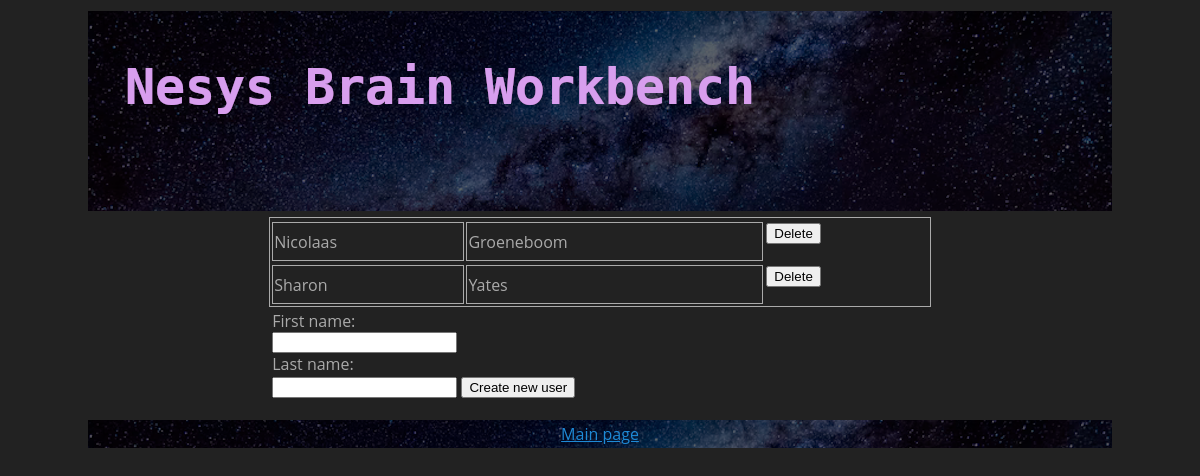
The page /users.php on the database its author committed.
### tables this page shows
CREATE TABLE `user` (
  `id` int NOT NULL AUTO_INCREMENT,
  `lastname` varchar(60) NOT NULL,
  `firstname` varchar(60) DEFAULT NULL,
  PRIMARY KEY (`id`)
);

### www/users.php (the view, shortened to what this page needs)
<?php
include "inc/header.php";
?>
<table class="central">
  <tr><td>
<table class="wb">
<?php
    $res = $c->query("select id, firstname, lastname from user");
    while ($r = $res->fetch_assoc()) {
        print "<tr>";
        print "<tr><td class=\"wb\">".$r['firstname']."</td><td class=\"wb\">".$r['lastname']."</td>";
        print "<td><form method=\"post\" action=\"users.php\">";
        print "<input type=\"submit\" value=\"Delete\">";
        print "</form>";
        print "</tr>";
    }
?>
</table>
<table class="central"><tr><td>
<form  method="post" action="users.php">
  <label for="fname">First name:</label><br>
  <input type="text" id="fname" name="fname"><br>
  <label for="lname">Last name:</label><br>
  <input type="text" id="lname" name="lname">
  <input type="submit" value="Create new user">
</form>
  </td>
  </tr>
</table>
</tr></td></table>
<?php
include"inc/footer.php";
?>
</body>
</html>

### www/css/dark-theme.css (style rules this page uses)
* { -webkit-box-sizing: border-box; box-sizing: border-box; }
th.wb, td.wb { border: 1px solid; }
table.wb { border: 1px solid; margin-left: auto; margin-right: auto; width: 75%; }
table.central, th.central, td.central { margin-left: auto; margin-right: auto; width:75%; }
body { font-family: 'Open Sans', sans-serif; line-height: 1.75em; font-size: 16px; background-color: #222; color: #aaa; }

### rows shown on the page
user: firstname "Nicolaas", lastname "Groeneboom"
user: firstname "Sharon", lastname "Yates"
